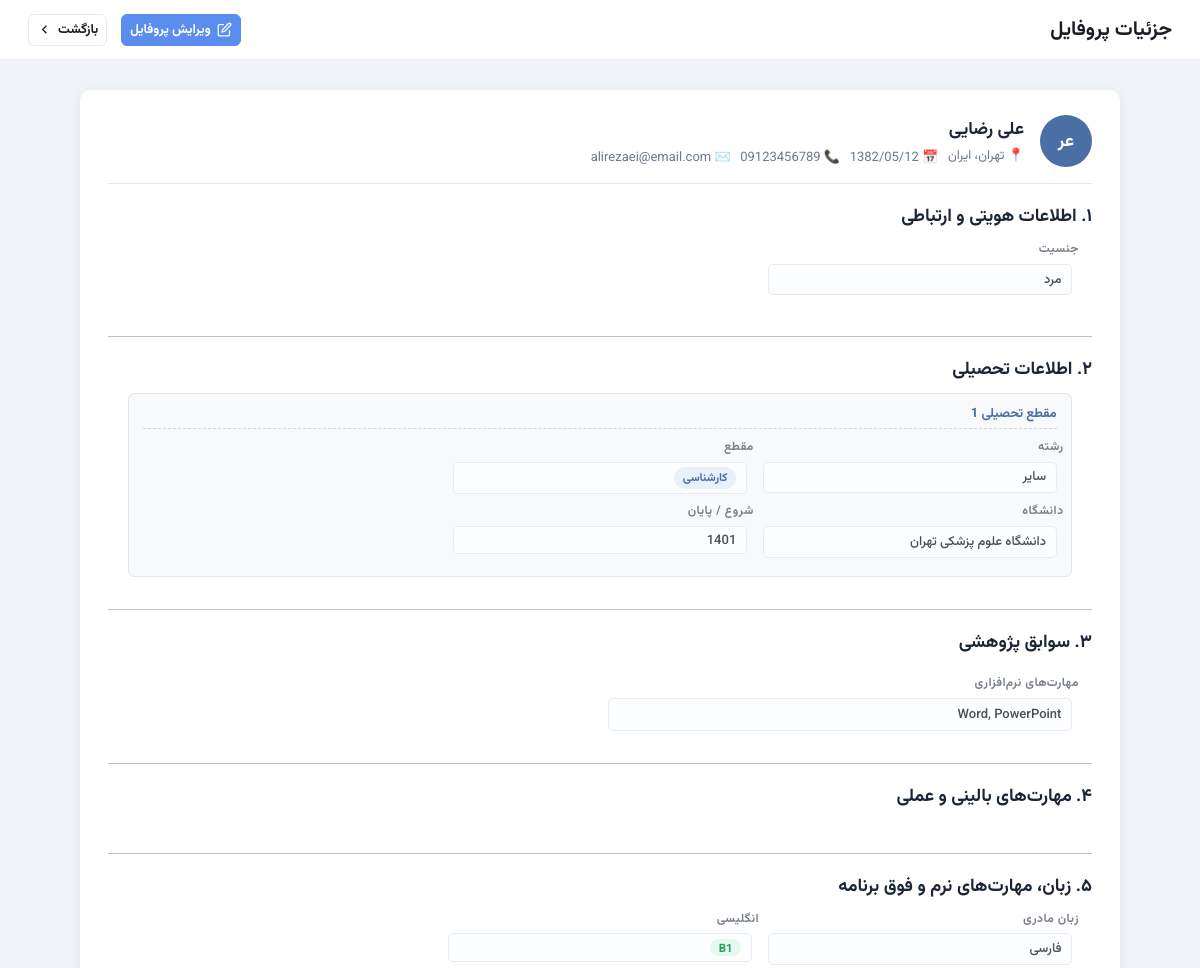
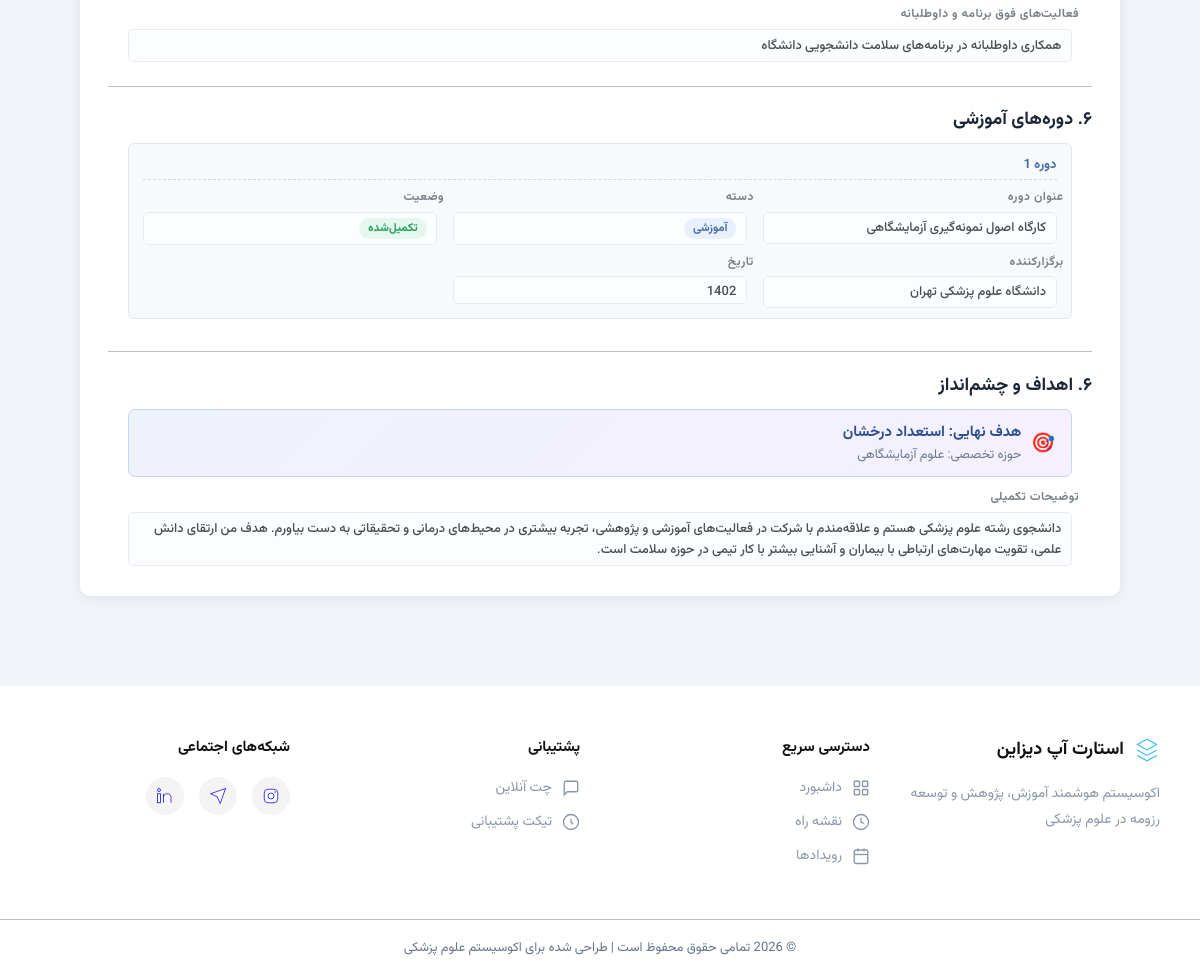
The page /accounts/profile/1/ on the database its author committed (2 pictures, top to bottom).
### accounts/models.py (models this page shows, shortened)
class Profile(models.Model):
    GENDER_CHOICES = [('مرد', 'مرد'), ('زن', 'زن')]
    MARITAL_CHOICES = [('مجرد', 'مجرد'), ('متأهل', 'متأهل')]
    MILITARY_CHOICES = [
        ('', 'مربوط نیست'),
        ('معاف', 'معاف'),
        ('طرح پزشکی', 'طرح پزشکی'),
        ('سرباز', 'سرباز'),
        ('پایان خدمت', 'پایان خدمت'),
    ]
    SERVICE_PLAN_CHOICES = [
        ('', 'انتخاب کنید'),
        ('مشمول نیستم', 'مشمول نیستم'),
        ('در حال گذراندن', 'در حال گذراندن'),
        ('پایان یافته', 'پایان یافته'),
    ]
    PROPOSAL_STATUS_CHOICES = [
        ('', 'انتخاب کنید'),
        ('همه در جریان', 'همه در جریان'),
        ('همه خاتمه‌یافته', 'همه خاتمه‌یافته'),
        ('ترکیبی', 'ترکیبی (برخی در جریان، برخی خاتمه‌یافته)'),
    ]
    ENGLISH_LEVEL_CHOICES = [
        ('', 'انتخاب کنید'),
        ('A1', 'A1'), ('A2', 'A2'),
        ('B1', 'B1'), ('B2', 'B2'),
        ('C1', 'C1'), ('C2', 'C2'),
    ]
    GOAL_CHOICES = [
        ('استعداد درخشان', 'استعداد درخشان'),
        ('۴۰ امتیازی', '۴۰ امتیازی'),
        ('هیات علمی', 'هیات علمی'),
        ('ریسرچ پوزیشن / فلوشیپ خارج', 'ریسرچ پوزیشن / فلوشیپ خارج'),
    ]
    user = models.OneToOneField(User, on_delete=models.CASCADE, related_name='profile')
    first_name = models.CharField('نام', max_length=100)
    last_name = models.CharField('نام خانوادگی', max_length=100)
    gender = models.CharField('جنسیت', max_length=10, choices=GENDER_CHOICES)
    marital_status = models.CharField('وضعیت تأهل', max_length=10, choices=MARITAL_CHOICES, blank=True)
    military_status = models.CharField('وضعیت سربازی', max_length=20, choices=MILITARY_CHOICES, blank=True)
    job_title = models.CharField('عنوان شغلی', max_length=150, blank=True)
    birth_date = models.CharField('تاریخ تولد', max_length=20)
    country = models.CharField('کشور', max_length=100, blank=True, default='ایران')
    city = models.CharField('استان / شهر محل سکونت', max_length=100, blank=True)
    phone = models.CharField('شماره موبایل', max_length=20)
    email = models.EmailField('ایمیل', blank=True)
    website = models.URLField('وب‌سایت شخصی', blank=True)
    national_id = models.CharField('کد ملی / شماره پاسپورت', max_length=20, blank=True)
    orcid = models.CharField('شناسه ORCID', max_length=20, blank=True)
    proposal_count = models.PositiveSmallIntegerField('تعداد پروپوزال‌ها', null=True, blank=True)
    proposal_status = models.CharField('وضعیت پروپوزال‌ها', max_length=50, choices=PROPOSAL_STATUS_CHOICES, blank=True)
    software_skills = models.TextField('مهارت‌های نرم‌افزاری', blank=True)
    writing_skills = models.TextField('مهارت‌های نگارشی', blank=True)
    clinical_certs = models.TextField('گواهینامه‌های مهارتی', blank=True)
    clinical_exp = models.TextField('سوابق کار دانشجویی و بالینی', blank=True)
    procedures = models.TextField('مهارت‌های پروسیجرال', blank=True)
    native_lang = models.CharField('زبان مادری', max_length=50, default='فارسی')
    english_level = models.CharField('سطح زبان انگلیسی', max_length=5, choices=ENGLISH_LEVEL_CHOICES, blank=True)
    lang_cert = models.TextField('مدرک زبان انگلیسی', blank=True)
    other_langs = models.TextField('سایر زبان‌ها', blank=True)
    extracurricular = models.TextField('فعالیت‌های فوق برنامه', blank=True)
    goal = models.CharField('هدف نهایی حرفه‌ای', max_length=50, choices=GOAL_CHOICES)
    specialty = models.CharField('حوزه تخصصی', max_length=200, blank=True)
    goal_notes = models.TextField('توضیحات اهداف', blank=True)
    service_plan = models.CharField('وضعیت طرح نیروی انسانی', max_length=30, choices=SERVICE_PLAN_CHOICES, blank=True)
    raw_text = models.TextField('متن خام پروفایل', blank=True)
    created_at = models.DateTimeField(auto_now_add=True)
    updated_at = models.DateTimeField(auto_now=True)
    class Meta:
        verbose_name = 'پروفایل'
        verbose_name_plural = 'پروفایل‌ها'

class Education(models.Model):
    FIELD_CHOICES = [
        ('پزشکی', 'پزشکی'), ('دندان‌پزشکی', 'دندان‌پزشکی'),
        ('داروسازی', 'داروسازی'), ('پرستاری', 'پرستاری'),
        ('فیزیوتراپی', 'فیزیوتراپی'), ('سایر', 'سایر'),
    ]
    DEGREE_CHOICES = [
        ('کارشناسی', 'کارشناسی'), ('کارشناسی ارشد', 'کارشناسی ارشد'),
        ('دکتری عمومی', 'دکتری عمومی'), ('دکتری تخصصی', 'دکتری تخصصی'),
    ]
    UNI_TYPE_CHOICES = [('تیپ ۱', 'تیپ ۱'), ('تیپ ۲', 'تیپ ۲'), ('تیپ ۳', 'تیپ ۳')]
    STAGE_CHOICES = [
        ('علوم پایه', 'علوم پایه'), ('فیزیوپات', 'فیزیوپات'),
        ('استاژری', 'استاژری'), ('اینترنی', 'اینترنی'),
        ('فارغ‌التحصیل', 'فارغ‌التحصیل'),
    ]
    profile = models.ForeignKey(Profile, on_delete=models.CASCADE, related_name='educations')
    field = models.CharField('رشته تحصیلی', max_length=30, choices=FIELD_CHOICES)
    degree = models.CharField('مقطع تحصیلی', max_length=20, choices=DEGREE_CHOICES)
    university = models.CharField('دانشگاه', max_length=200, blank=True)
    uni_type = models.CharField('تیپ دانشگاه', max_length=10, choices=UNI_TYPE_CHOICES, blank=True)
    start_date = models.CharField('تاریخ شروع', max_length=20, blank=True)
    end_date = models.CharField('تاریخ پایان', max_length=50, blank=True)
    stage = models.CharField('مرحله تحصیلی', max_length=20, choices=STAGE_CHOICES, blank=True)
    current_term = models.PositiveSmallIntegerField(
        'ترم فعلی', null=True, blank=True,
        validators=[MinValueValidator(1), MaxValueValidator(20)]
    )
    remaining_terms = models.PositiveSmallIntegerField(
        'ترم‌های باقیمانده', null=True, blank=True,
        validators=[MaxValueValidator(20)]
    )
    gpa = models.DecimalField(
        'معدل', max_digits=4, decimal_places=2, null=True, blank=True,
        validators=[MinValueValidator(0), MaxValueValidator(20)]
    )
    class Meta:
        verbose_name = 'تحصیلات'
        verbose_name_plural = 'تحصیلات'
        ordering = ['start_date']

class TrainingCourse(models.Model):
    CATEGORY_CHOICES = [
        ('پژوهشی', 'پژوهشی'),
        ('بالینی', 'بالینی'),
        ('آموزشی', 'آموزشی'),
        ('نرم‌افزاری', 'نرم‌افزاری'),
        ('زبان', 'زبان'),
        ('سایر', 'سایر'),
    ]
    STATUS_CHOICES = [
        ('تکمیل‌شده', 'تکمیل‌شده'),
        ('در حال گذراندن', 'در حال گذراندن'),
        ('ناتمام', 'ناتمام'),
    ]
    CERTIFICATE_CHOICES = [
        ('دارد', 'دارد'),
        ('ندارد', 'ندارد'),
    ]
    profile = models.ForeignKey(Profile, on_delete=models.CASCADE, related_name='training_courses')
    title = models.CharField('عنوان دوره', max_length=300, blank=True)
    category = models.CharField('دسته', max_length=30, choices=CATEGORY_CHOICES, blank=True)
    status = models.CharField('وضعیت', max_length=30, choices=STATUS_CHOICES, blank=True)
    organizer = models.CharField('برگزارکننده', max_length=200, blank=True)
    date = models.CharField('تاریخ', max_length=20, blank=True)
    certificate = models.CharField('گواهی', max_length=10, choices=CERTIFICATE_CHOICES, blank=True)
    skills_gained = models.TextField('مهارت کسب‌شده', blank=True)
    class Meta:
        verbose_name = 'دوره آموزشی'
        verbose_name_plural = 'دوره‌های آموزشی'
        ordering = ['date']

### accounts/views.py (the view)
# urls.py: path('profile/<int:pk>/', views.profile, name='profile'),
def profile(request, pk):
    profile = get_object_or_404(
        Profile.objects.prefetch_related(
            'social_profiles',
            'educations',
            'articles',
            'presentations',
            'executive_records',
            'training_courses',
        ),
        pk=pk,
    )
    return render(request, 'accounts/profile_details.html', {'profile': profile})

### templates/accounts/profile_details.html (shortened to what this page needs)
{% extends 'base.html' %}
{% block topbar_title %}جزئیات پروفایل{% endblock %}
{% block content %}
    {% block topbar_actions %}
    <a href="{% url 'accounts:edit_profile' %}" class="rm-btn rm-btn-primary">
        <svg xmlns="http://www.w3.org/2000/svg" viewBox="0 0 24 24" fill="none" stroke="currentColor" stroke-width="2">
            <path d="M11 4H4a2 2 0 0 0-2 2v14a2 2 0 0 0 2 2h14a2 2 0 0 0 2-2v-7" />
            <path d="M18.5 2.5a2.121 2.121 0 0 1 3 3L12 15l-4 1 1-4 9.5-9.5z" />
        </svg>
        ویرایش پروفایل
    </a>
    <a href="{% url 'core:home' %}" class="rm-btn rm-btn-outline">
        بازگشت
        <svg xmlns="http://www.w3.org/2000/svg" viewBox="0 0 24 24" fill="none" stroke="currentColor" stroke-width="2">
            <polyline points="15 18 9 12 15 6" />
        </svg>
    </a>
    {% endblock %}
<div class="content">
    <div class="profile-card">
        <div class="profile-header">
            <div class="avatar">
                {{ profile.first_name|first }}{{ profile.last_name|first }}
            </div>
            <div class="profile-header-info">
                <h1>{{ profile.first_name }} {{ profile.last_name }}</h1>
                <div class="meta">
                    {% if profile.city or profile.country %}
                    <span class="meta-item">📍 {{ profile.city }}{% if profile.city and profile.country %}،
                        {% endif %}{{ profile.country }}</span>
                    {% endif %}
                    {% if profile.birth_date %}
                    <span class="meta-item">📅 {{ profile.birth_date }}</span>
                    {% endif %}
                    {% if profile.phone %}
                    <span class="meta-item">📞 {{ profile.phone }}</span>
                    {% endif %}
                    {% if profile.email %}
                    <span class="meta-item">✉️ {{ profile.email }}</span>
                    {% endif %}
                </div>
            </div>
        </div>
        <h3>۱. اطلاعات هویتی و ارتباطی</h3>
        <div class="form-row">
            <div class="fields-grid col-3">
                {% if profile.gender %}
                <div class="field-item">
                    <span class="field-label">جنسیت</span>
                    <span class="field-value">{{ profile.gender }}</span>
                </div>
                {% endif %}
            </div>
        </div>
        <hr>
        <h3>۲. اطلاعات تحصیلی</h3>
        <div class="form-row">
            {% with educations=profile.educations.all %}
            {% if educations %}
            {% for edu in educations %}
            <div class="sub-card">
                <h4>مقطع تحصیلی {{ forloop.counter }}</h4>
                <div class="fields-grid col-3">
                    {% if edu.field %}
                    <div class="field-item">
                        <span class="field-label">رشته</span>
                        <span class="field-value">{{ edu.field }}</span>
                    </div>
                    {% endif %}
                    {% if edu.degree %}
                    <div class="field-item">
                        <span class="field-label">مقطع</span>
                        <span class="field-value"><span class="badge">{{ edu.degree }}</span></span>
                    </div>
                    {% endif %}
                </div>
                <div class="fields-grid col-3" style="margin-top:0.5rem;">
                    {% if edu.university %}
                    <div class="field-item">
                        <span class="field-label">دانشگاه</span>
                        <span class="field-value">{{ edu.university }}</span>
                    </div>
                    {% endif %}
                    {% if edu.start_date or edu.end_date %}
                    <div class="field-item">
                        <span class="field-label">شروع / پایان</span>
                        <span class="field-value">
                            {{ edu.start_date|default:"—" }}
                        </span>
                    </div>
                    {% endif %}
                </div>
            </div>
            {% endfor %}
            {% endif %}
            {% endwith %}
        </div>
        <hr>
        <h3>۳. سوابق پژوهشی</h3>
        <div class="form-row">
            <div class="fields-grid" style="margin-top:0.5rem;">
                {% if profile.software_skills %}
                <div class="field-item">
                    <span class="field-label">مهارت‌های نرم‌افزاری</span>
                    <span class="field-value multiline">{{ profile.software_skills }}</span>
                </div>
                {% endif %}
            </div>
        </div>
        <hr>
        <h3>۴. مهارت‌های بالینی و عملی</h3>
        <div class="form-row">
        </div>
        <hr>
        <h3>۵. زبان، مهارت‌های نرم و فوق برنامه</h3>
        <div class="form-row">
            <div class="fields-grid col-3">
                {% if profile.native_lang %}
                <div class="field-item">
                    <span class="field-label">زبان مادری</span>
                    <span class="field-value">{{ profile.native_lang }}</span>
                </div>
                {% endif %}
                {% if profile.english_level or profile.lang_cert %}
                <div class="field-item">
                    <span class="field-label">انگلیسی</span>
                    <span class="field-value">
                        {% if profile.english_level %}
                        <span class="badge green">{{ profile.english_level }}</span>&nbsp;
                        {% endif %}
                    </span>
                </div>
                {% endif %}
            </div>
            {% if profile.extracurricular %}
            <div class="field-item" style="margin-top:0.5rem;">
                <span class="field-label">فعالیت‌های فوق برنامه و داوطلبانه</span>
                <span class="field-value multiline">{{ profile.extracurricular }}</span>
            </div>
            {% endif %}
        </div>
        <hr>
        <h3>۶. دوره‌های آموزشی</h3>
        <div class="form-row">
            {% with courses=profile.training_courses.all %}
            {% if courses %}
            {% for course in courses %}
            <div class="sub-card">
                <h4>دوره {{ forloop.counter }}</h4>
                <div class="fields-grid col-3">
                    {% if course.title %}
                    <div class="field-item">
                        <span class="field-label">عنوان دوره</span>
                        <span class="field-value">{{ course.title }}</span>
                    </div>
                    {% endif %}
                    {% if course.category %}
                    <div class="field-item">
                        <span class="field-label">دسته</span>
                        <span class="field-value"><span class="badge">{{ course.category }}</span></span>
                    </div>
                    {% endif %}
                    {% if course.status %}
                    <div class="field-item">
                        <span class="field-label">وضعیت</span>
                        <span class="field-value"><span class="badge green">{{ course.status }}</span></span>
                    </div>
                    {% endif %}
                </div>
                <div class="fields-grid col-3" style="margin-top:0.5rem;">
                    {% if course.organizer %}
                    <div class="field-item">
                        <span class="field-label">برگزارکننده</span>
                        <span class="field-value">{{ course.organizer }}</span>
                    </div>
                    {% endif %}
                    {% if course.date %}
                    <div class="field-item">
                        <span class="field-label">تاریخ</span>
                        <span class="field-value">{{ course.date }}</span>
                    </div>
                    {% endif %}
                </div>
            </div>
            {% endfor %}
            {% endif %}
            {% endwith %}
        </div>
        <hr>
        <h3>۶. اهداف و چشم‌انداز</h3>
        <div class="form-row">
            {% if profile.goal %}
            <div class="goal-box">
                <div class="goal-icon">🎯</div>
                <div>
                    <div class="goal-text">هدف نهایی: {{ profile.goal }}</div>
                    {% if profile.specialty %}
                    <div class="goal-sub">حوزه تخصصی: {{ profile.specialty }}</div>
                    {% endif %}
                </div>
            </div>
            {% endif %}
            {% if profile.goal_notes %}
            <div class="field-item">
                <span class="field-label">توضیحات تکمیلی</span>
                <span class="field-value multiline">{{ profile.goal_notes }}</span>
            </div>
            {% endif %}
        </div>
    </div>
</div>
{% endblock %}

### rows shown on the page
Profile: first_name|first "ع", last_name|first "ر", first_name "علی", last_name "رضایی", city "تهران", country "ایران", birth_date "1382/05/12", phone "09123456789", email "alirezaei@email.com", gender "مرد", software_skills "Word, PowerPoint", native_lang "فارسی", english_level "B1", extracurricular "همکاری داوطلبانه در برنامه‌های سلامت دانشجویی دانشگاه", goal "استعداد درخشان", specialty "علوم آزمایشگاهی", goal_notes "دانشجوی رشته علوم پزشکی هستم و علاقه‌مندم با شرکت در فعالیت‌های آموزشی و پژوهشی، تجربه بیشتری در محیط‌های درمانی و تحقیقاتی به دست بیاورم. هدف من ارتقای دانش علمی، تقویت مهارت‌های ارتباطی با بیماران و آشنایی بیشتر با کار تیمی در حوزه سلامت است."
Education: field "سایر", degree "کارشناسی", university "دانشگاه علوم پزشکی تهران", start_date "1401"
TrainingCourse: title "کارگاه اصول نمونه‌گیری آزمایشگاهی", category "آموزشی", status "تکمیل‌شده", organizer "دانشگاه علوم پزشکی تهران", date "1402"
